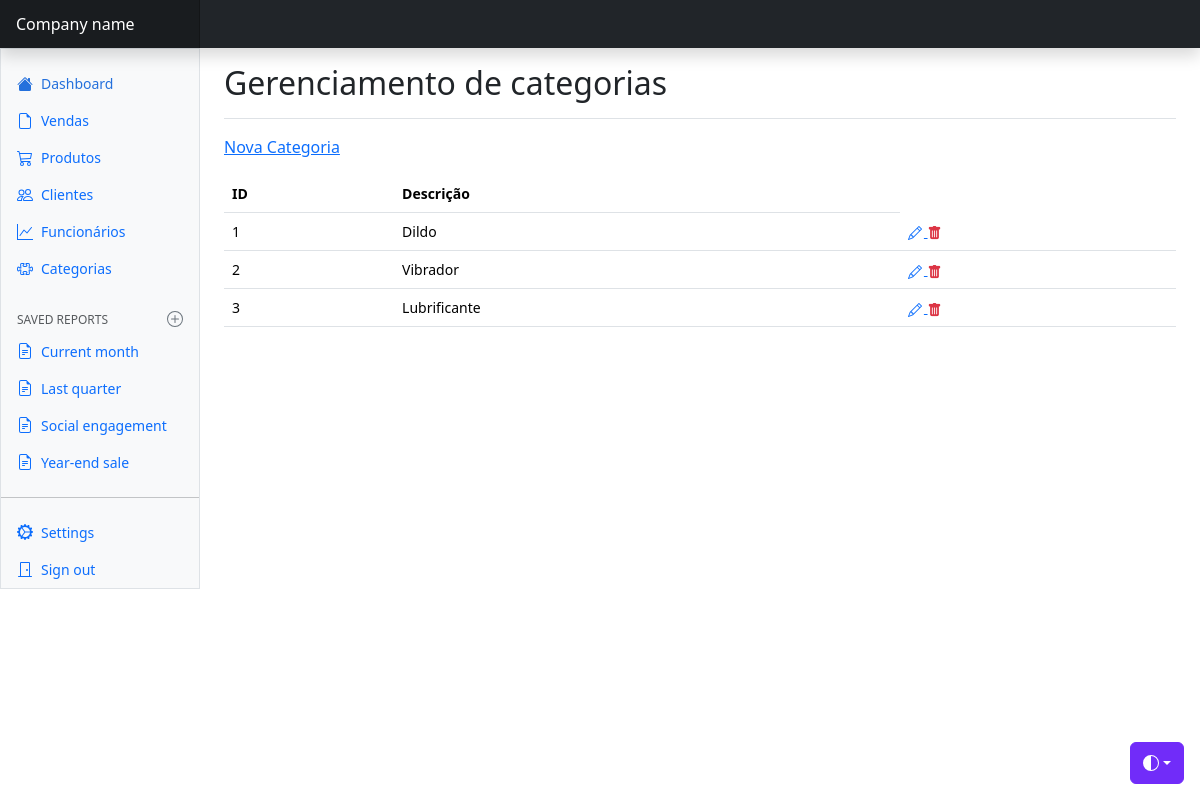
The app's page /rosaintima/views/categoria/index.php, older data.
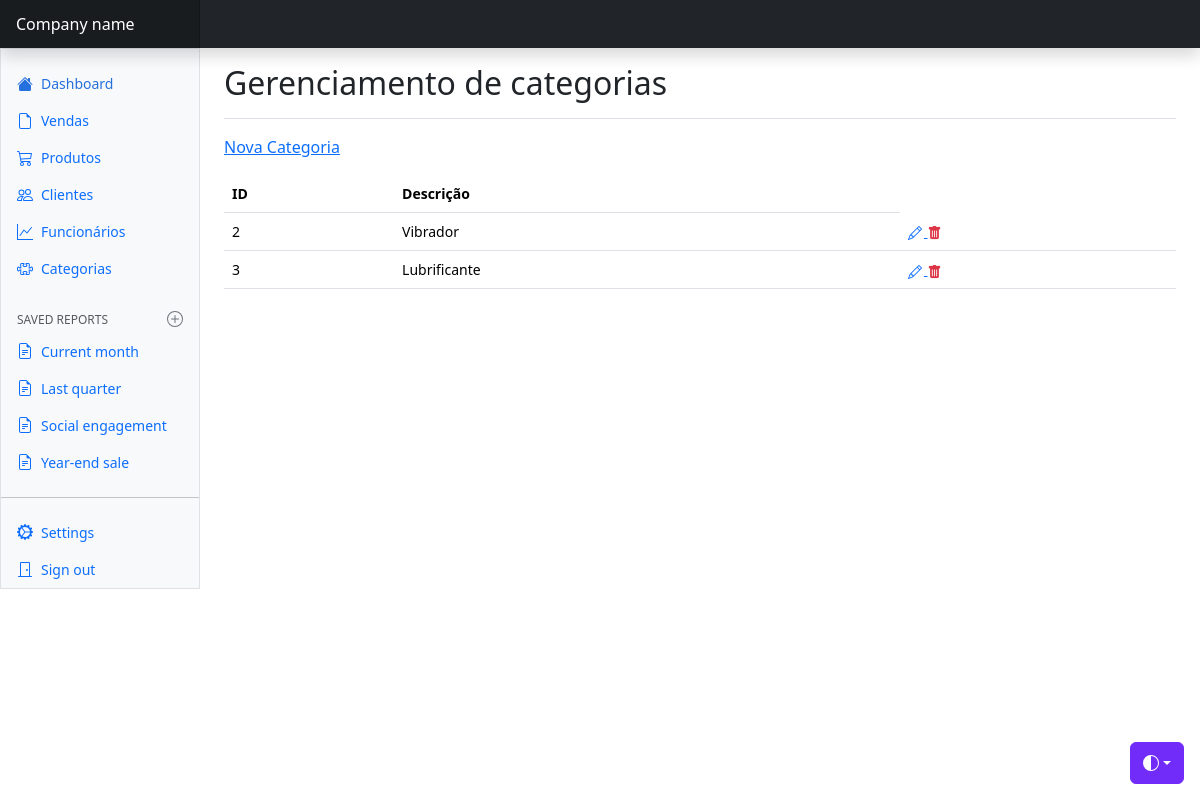
The same page, newer data.
### tables this page shows
CREATE TABLE `categoria` (
  `id_categoria` int NOT NULL AUTO_INCREMENT,
  `descricao` varchar(45) DEFAULT NULL,
  PRIMARY KEY (`id_categoria`)
);

### rosaintima/config/BD.php (called while the page is built)
<?php
    class BD {
        public static function getConexao() {
            $conn = new PDO(
                "mysql:host=localhost;dbname=bd_rosaintima",
                "root",
                "root"
            );
            return $conn;
        }
    }

### rosaintima/model/dao/CategoriaDAO.php (called while the page is built, shortened)
<?php
    class CategoriaDAO {
        public function read() {
            try {
                $query = BD::getConexao()->prepare("SELECT * FROM categoria");
                if(!$query->execute()){
                    print_r($query->errorInfo());
                }
                $listaCategorias = array();
                foreach($query->fetchAll(PDO::FETCH_ASSOC) as $linha) {
                    $categoria = new Categoria();
                    $categoria->setId($linha['id_categoria']);
                    $categoria->setDescricao($linha['descricao']);
                    array_push($listaCategorias, $categoria);
                }
                return $listaCategorias;
            }
            catch(PDOException $e) {
                echo "Erro #2: " . $e->getMessage();
            }
        }
    }

### rosaintima/model/bean/Categoria.php (called while the page is built, shortened)
<?php
    class Categoria {
        private $id;
        private $descricao;
        public function getId() {
            return $this->id;
        }
        public function setId($id) {
            $this->id = $id;
        }
        public function getDescricao() {
            return $this->descricao;
        }
        public function setDescricao($descricao) {
            $this->descricao = $descricao;
        }
    }

### rosaintima/views/categoria/index.php (the view, shortened to what this page needs)
<?php
    $dao = new CategoriaDAO();
?>
<!doctype html>
<html lang="en" data-bs-theme="auto">
  <head>
    <link href="../../css/bootstrap.min.css" rel="stylesheet" />
    <link rel="stylesheet" href="https://cdn.jsdelivr.net/npm/bootstrap-icons@1.13.1/font/bootstrap-icons.min.css">
    <link href="../../css/dashboard.css" rel="stylesheet" />
  </head>
  <body>
    <div
      class="dropdown position-fixed bottom-0 end-0 mb-3 me-3 bd-mode-toggle"
    >
      <button
        class="btn btn-bd-primary py-2 dropdown-toggle d-flex align-items-center"
        id="bd-theme"
        type="button"
        aria-expanded="false"
        data-bs-toggle="dropdown"
        aria-label="Toggle theme (auto)"
      >
        <svg class="bi my-1 theme-icon-active" aria-hidden="true">
          <use href="#circle-half"></use>
        </svg>
      </button>
    </div>
    <header
      class="navbar sticky-top bg-dark flex-md-nowrap p-0 shadow"
      data-bs-theme="dark"
    >
      <a
        class="navbar-brand col-md-3 col-lg-2 me-0 px-3 fs-6 text-white"
        href="#"
        >Company name</a
      >
    </header>
    <div class="container-fluid">
      <div class="row">
        <div
          class="sidebar border border-right col-md-3 col-lg-2 p-0 bg-body-tertiary"
        >
          <div
            class="offcanvas-md offcanvas-end bg-body-tertiary"
            tabindex="-1"
            id="sidebarMenu"
            aria-labelledby="sidebarMenuLabel"
          >
            <?php include "../menu/navbar.php" ?>
          </div>
        </div>
        <main class="col-md-9 ms-sm-auto col-lg-10 px-md-4">
          <div
            class="d-flex justify-content-between flex-wrap flex-md-nowrap align-items-center pt-3 pb-2 mb-3 border-bottom"
          >
            <h1 class="h2">Gerenciamento de categorias</h1>
          </div>
          <p>
            <a href="create.php"> Nova Categoria</a>
          </p>
          <div class="table-responsive small">
            <table class="table table-hover">
                <tr>
                    <th>ID</th>
                    <th>Descrição</th>
                </tr>
                <?php foreach($dao->read() as $categoria) : ?>
                    <tr>
                        <td><?= $categoria->getId() ?></td>
                        <td><?= $categoria->getDescricao() ?></td>
                        <td>
                          <a title="Editar" href="edit.php?id=<?= $categoria->getId() ?>">
                            <i class="bi bi-pencil"></i>
                          </a>
                          <a title="Excluir" class="link-danger" href="destroy.php?id=<?= $categoria->getId() ?>">
                            <i class="bi bi-trash-fill"></i>
                          </a>
                        </td>
                    </tr>
                <?php endforeach ?>
            </table>
          </div>
        </main>
      </div>
    </div>
  </body>
</html>

Row changes from the older to the newer data that the page shows:
removed categoria: id_categoria "1", descricao "Dildo"
